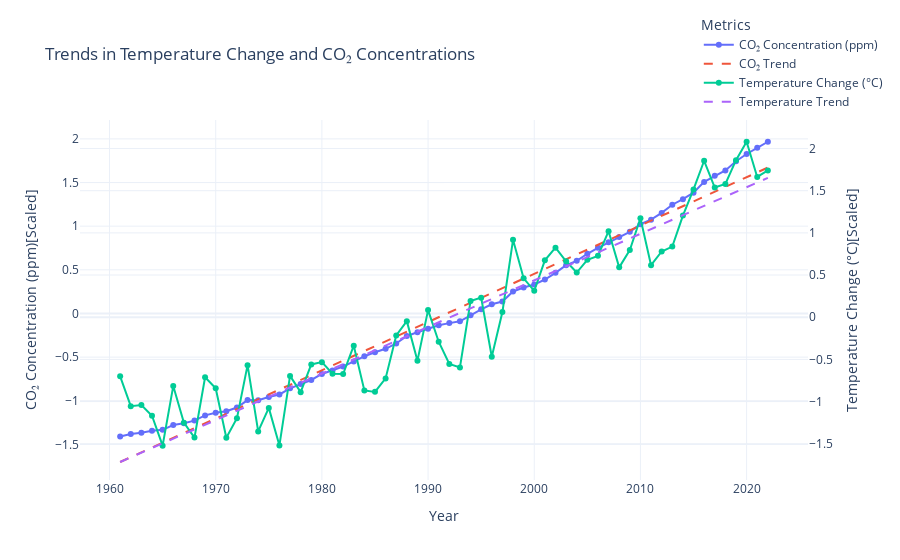

Source (notebook cell):
### Code cell
fig=go.Figure()
fig.add_trace(go.Scatter(x=LinearRegress['year'],y=LinearRegress['carbon_mean_scale'],mode='lines+markers', name="CO₂ Concentration (ppm)",yaxis='y1'))
fig.add_trace(go.Scatter(x=LinearRegress['year'],y=LinearRegress['carbon_trend_line'], mode='lines', name="CO₂ Trend",line=dict(dash='dash'),yaxis='y1'))
fig.add_trace(go.Scatter(x=LinearRegress['year'],y=LinearRegress['temp_mean_scale'],mode='lines+markers', name="Temperature Change (°C)",yaxis='y2'))
fig.add_trace(go.Scatter(x=LinearRegress['year'],y=LinearRegress['temp_trend_line'],mode='lines', name="Temperature Trend", line=dict(dash='dash'),yaxis='y2'))
fig.update_layout(
    title="Trends in Temperature Change and CO₂ Concentrations",
    xaxis_title="Year",
    yaxis_title="CO₂ Concentration (ppm)[Scaled]",
    yaxis2=dict(title='Temperature Change (°C)[Scaled]',overlaying='y',side='right'),
    template="plotly_white",
    legend_title="Metrics",
    legend=dict(x=0.85,y=1.3)
)
fig.show()
